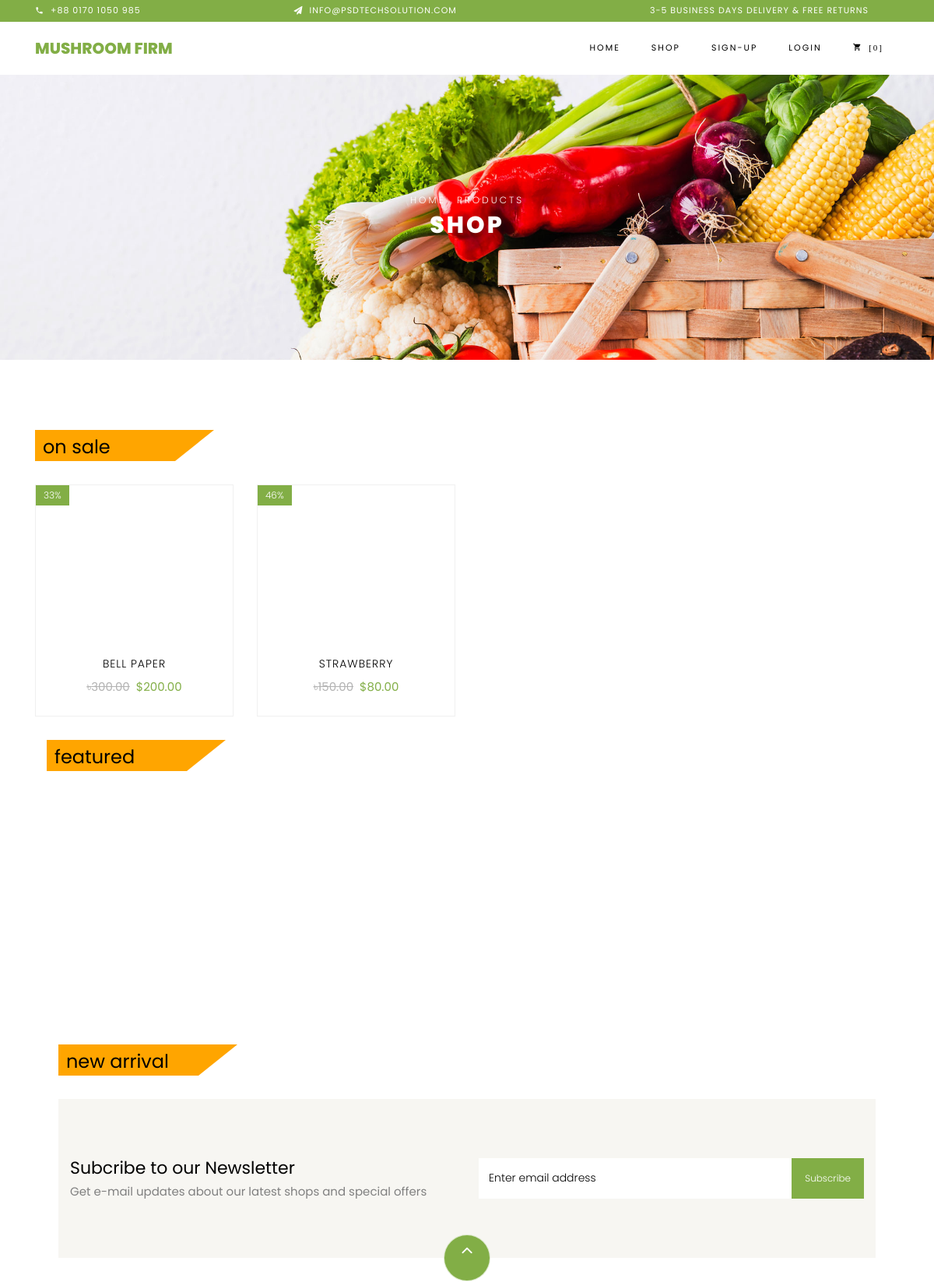
Before: /products/ (upper part) with the older database file.
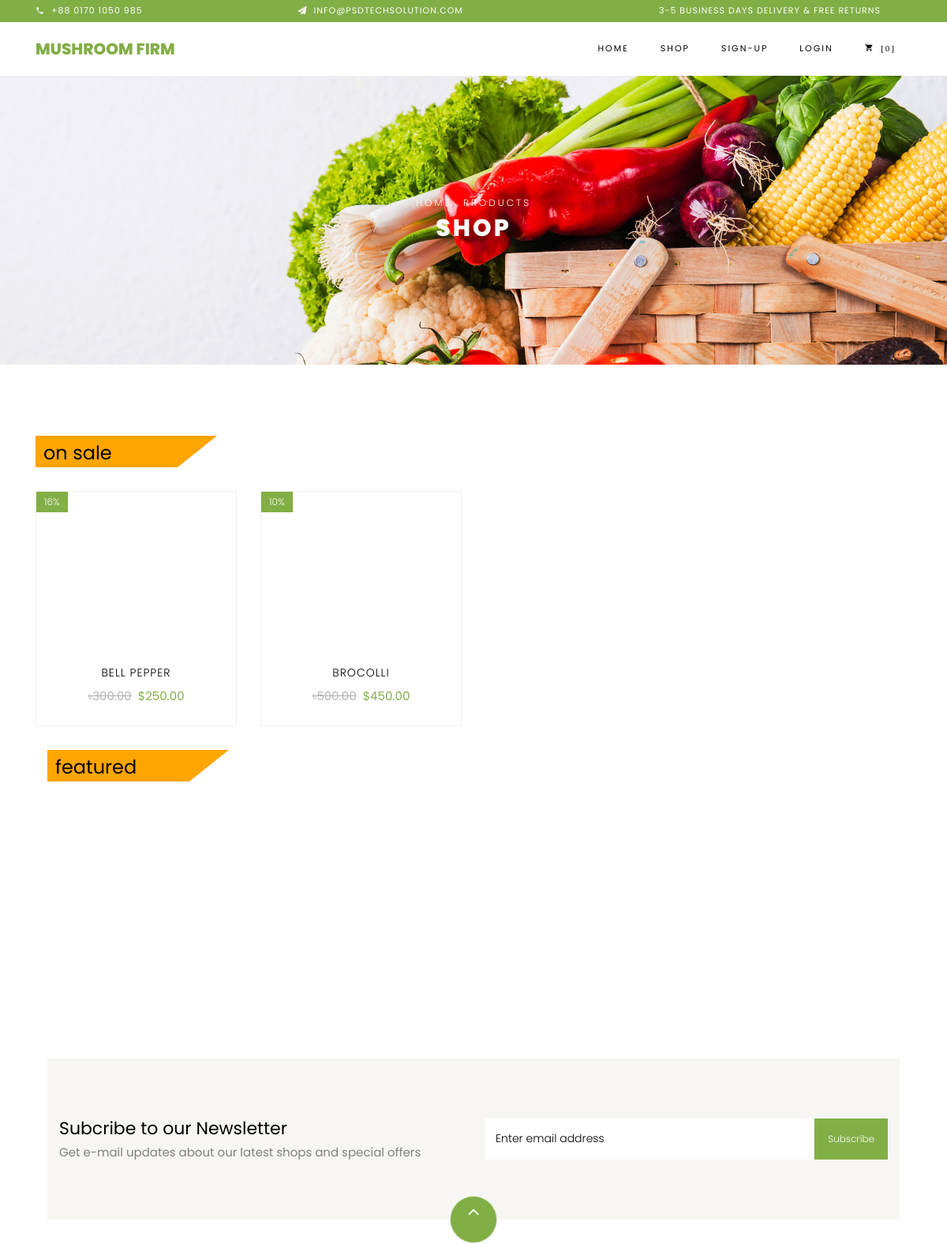
After: the same page with the newer database file.
### products/models.py (models this page shows, shortened)
class Product(models.Model):
	types = (
		("featured", "Featured"),
		("on sale", "On Sale"),
		("new arrival", "New Arrival")
		)
	product_name = models.CharField(max_length=500, blank=False, null=False)
	price = models.DecimalField(max_digits=100, decimal_places=2, default=30)
	sale = models.DecimalField(max_digits=100, decimal_places=2, default=30)
	stock = models.DecimalField(max_digits=100, decimal_places=2, default=30)
	category = models.CharField(max_length=400, choices=types, default="Featured")
	description = models.TextField(default="")
	slug = models.SlugField(default="")
	active = models.BooleanField(default=True)
	timestamp = models.DateTimeField(auto_now_add=True)
	updated = models.DateTimeField(auto_now=True)
	class Meta:
		unique_together = ("product_name", "slug")

### products/views.py (the view)
# urls.py: url(r'^products/$', products, name='products'),
def products(request):
    products = product.objects.all()
    percentage_discount = {}
    seen = set()
    categories = []
    for item in products:
        price = item.price
        sale = item.sale
        discount = price - sale
        percentage_discount[item.id] = int((discount/price)*100)
        categories.append(item.category)
    categories = list(dict.fromkeys(categories))
    template = 'products_template/products.html'
    context = {'products' : products,
                'percentage_discount' : percentage_discount,
                'categories': categories}
    return render(request, template, context)

### products/dict_key.py (called while the page is built)
@register.filter(name='dict_key')
def dict_key(d, k):
    return d[k]

### templates/products_template/products.html (shortened to what this page needs)
{% extends 'base.html' %}
{% block content %}
{% load static %}
<div class="hero-wrap hero-bread" style="background-image: url({% static 'images/bg_1.jpg' %});">
<div class="container">
<div class="row no-gutters slider-text align-items-center justify-content-center">
<div class="col-md-9 ftco-animate text-center">
    <p class="breadcrumbs"><span class="mr-2"><a href="{% url 'home' %}">Home</a></span> <span>Products</span></p>
    <h1 class="mb-0 bread">Shop</h1>
</div>
</div>
</div>
</div>
<section class="ftco-section">
{% for category in categories %}
<div id="featured_container" class="container">
<div class="title-box">
    <h2>{{category}}</h2>
</div>
<div class="row">
{% for item in products %}
{% if item.category == category and item.stock > 0 %}
    <div class="col-md-6 col-lg-3 ftco-animate">
            <div class="product">
        {% for image in item.productimage_set.all %}
            {% if image.thumbnail == True and image.active == True %}
                <a href="{% url 'single_product' item.slug %}" class="img-prod"><img class="img-fluid" src="/media/{{image.image}}" alt="Colorlib Template">
            {% endif %}
        {% endfor %}
            {% with key=item.id %}
                {% if item.sale != item.price %}
                <span class="status">{{percentage_discount|dict_key:key}}%</span>
                {% endif %}
            {% endwith %}
                </a>
                <div class="text py-3 pb-4 px-3 text-center">
                    <h3><a href="{% url 'single_product' item.slug %}">{{item.product_name}}</a></h3>
                    <div class="d-flex">
                        <div class="pricing">
                            {% if item.sale != item.price %}
                            <p class="price"><span class="mr-2 price-dc">৳{{item.price}}</span><span class="price-sale">${{item.sale}}</span></p>
                            {% else %}
                            <p class="price"><span class="mr-2 price-sale">৳{{item.price}}</span></p>
                            {% endif %}
                        </div>
                    </div>
                </div>
            </div>
        </div>
        {% endif %}
        {% endfor %}
</div>
{% endfor %}
<section class="ftco-section ftco-no-pt ftco-no-pb py-5 bg-light">
<div class="container py-4">
<div class="row d-flex justify-content-center py-5">
<div class="col-md-6">
    <h2 style="font-size: 22px;" class="mb-0">Subcribe to our Newsletter</h2>
    <span>Get e-mail updates about our latest shops and special offers</span>
</div>
<div class="col-md-6 d-flex align-items-center">
    <form action="#" class="subscribe-form">
    <div class="form-group d-flex">
        <input type="text" class="form-control" placeholder="Enter email address">
        <input type="submit" value="Subscribe" class="submit px-3">
    </div>
    </form>
</div>
</div>
</div>
</section>
{% endblock %}

Changed rows visible on the page:
no longer on this page (row edited): Product: categories "new arrival"
changed Product "on sale": percentage_discount "33" → "16"; product_name "BELL PAPER" → "BELL PEPPER"; sale "200.00" → "250.00"
changed Product: percentage_discount "46" → "10"; product_name "STRAWBERRY" → "BROCOLLI"; price "150.00" → "500.00"; sale "80.00" → "450.00"
